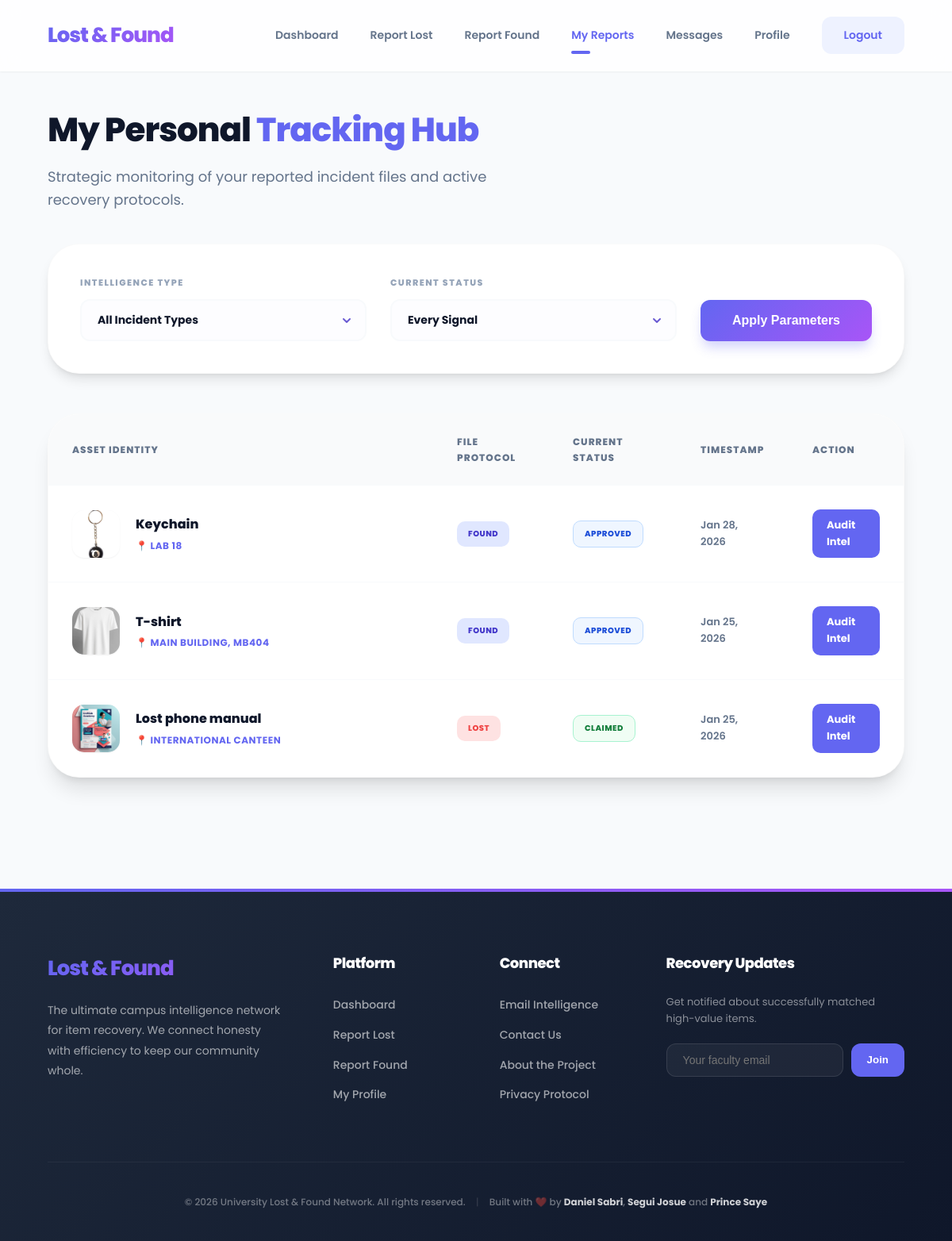
Screenshot of /my-reports.php (signed in) with the database file from the repository.
### tables this page shows
CREATE TABLE `items` (
  `id` int(11) NOT NULL,
  `user_id` int(11) NOT NULL,
  `type` enum('lost','found') NOT NULL,
  `item_name` varchar(150) NOT NULL,
  `category` varchar(100) DEFAULT NULL,
  `location` varchar(150) DEFAULT NULL,
  `item_date` date DEFAULT NULL,
  `description` text DEFAULT NULL,
  `image` varchar(255) DEFAULT NULL,
  `status` enum('pending','approved','rejected','matched','claimed','closed') DEFAULT 'pending',
  `created_at` timestamp NOT NULL DEFAULT current_timestamp()
);

### my-reports.php (the view, shortened to what this page needs)
<?php
require_once __DIR__ . '/../includes/init.php';
$user_id = $_SESSION['user_id'];
$sql = "SELECT * FROM items WHERE user_id = ?";
$params = [$user_id];
$sql .= " ORDER BY created_at DESC";
try {
    $stmt = $pdo->prepare($sql);
    $stmt->execute($params);
    $items = $stmt->fetchAll();
} catch (PDOException $e) {
    $items = [];
}
?>
<!DOCTYPE html>
<html lang="en">
<head>
<link href="<?= BASE_URL ?>/assets/css/theme.css" rel="stylesheet">
</head>
<body>
<nav class="top-nav">
    <div class="nav-brand">Lost & Found</div>
    <div class="nav-links">
        <a href="dashboard.php">Dashboard</a>
        <a href="report-lost.php">Report Lost</a>
        <a href="report-found.php">Report Found</a>
        <a href="my-reports.php" class="active">My Reports</a>
        <a href="chat.php">Messages</a>
        <a href="profile.php">Profile</a>
        <a href="<?= BASE_URL ?>/auth/logout.php" class="btn-logout">Logout</a>
    </div>
</nav>
<div class="container tracking-container">
    <div class="page-intro" style="text-align: left; margin: 0 0 40px 0;">
        <h1>My Personal <span style="color: var(--color-primary);">Tracking Hub</span></h1>
        <p>Strategic monitoring of your reported incident files and active recovery protocols.</p>
    </div>
    <form class="filter-hub" method="GET">
        <div class="filter-group-elite">
            <label>Intelligence Type</label>
            <select name="type" class="filter-control-elite">
                <option value="all">All Incident Types</option>
            </select>
        </div>
        <div class="filter-group-elite">
            <label>Current Status</label>
            <select name="status" class="filter-control-elite">
                <option value="all">Every Signal</option>
            </select>
        </div>
        <button type="submit" class="btn-primary" style="width: auto; padding: 18px 40px; border-radius: 12px; height: 52px; display: flex; align-items: center; justify-content: center;">Apply Parameters</button>
    </form>
    <div class="elite-table-card">
        <?php if (empty($items)): ?>
            <div style="text-align: center; padding: 100px 40px;">
                <span style="font-size: 60px;">📂</span>
                <h2 style="margin-top: 25px; font-weight: 800;">No Incident Files</h2>
                <p style="color: var(--color-text-muted); max-width: 350px; margin: 15px auto;">Your tracking hub is currently clear. Report a loss or discovery to begin intelligence tracking.</p>
                <a href="report-lost.php" class="btn-primary" style="margin-top: 30px; width: auto; display: inline-flex; padding: 15px 30px;">Report New Incident</a>
            </div>
        <?php else: ?>
            <table>
                <thead>
                    <tr>
                        <th width="45%">Asset Identity</th>
                        <th>File Protocol</th>
                        <th>Current Status</th>
                        <th>Timestamp</th>
                        <th>Action</th>
                    </tr>
                </thead>
                <tbody>
                    <?php foreach ($items as $item): ?>
                        <tr>
                            <td>
                                <div class="item-cell-elite">
                                    <?php if ($item['image']): ?>
                                        <img src="<?= BASE_URL ?>/uploads/<?= htmlspecialchars($item['image']) ?>" class="item-img-elite">
                                    <?php else: ?>
                                        <div class="item-img-elite" style="display: flex; align-items:center; justify-content: center; font-size: 24px;">
                                            <?= $item['type'] === 'lost' ? '🎒' : '🎁' ?>
                                        </div>
                                    <?php endif; ?>
                                    <div>
                                        <span class="item-title-elite"><?= htmlspecialchars($item['item_name']) ?></span>
                                        <span class="item-meta-elite">📍 <?= htmlspecialchars($item['location']) ?></span>
                                    </div>
                                </div>
                            </td>
                            <td>
                                <span class="badge badge-<?= $item['type'] === 'lost' ? 'lost' : 'found' ?> badge-protocol">
                                    <?= strtoupper($item['type']) ?>
                                </span>
                            </td>
                            <td>
                                <?php
                                    $statusClass = 'status-pending';
                                    if ($item['status'] === 'claimed') $statusClass = 'status-returned';
                                    if ($item['status'] === 'approved') $statusClass = 'status-matched';
                                ?>
                                <span class="badge <?= $statusClass ?> badge-protocol">
                                    <?= strtoupper($item['status']) ?>
                                </span>
                            </td>
                            <td style="font-size: 13px; font-weight: 600; color: var(--color-text-muted);">
                                <?= date('M j, Y', strtotime($item['created_at'])) ?>
                            </td>
                            <td>
                                <a href="<?= BASE_URL ?>/item.php?id=<?= $item['id'] ?>" class="btn-sm btn-sm-primary" style="padding: 10px 18px; border-radius: 10px;">Audit Intel</a>
                            </td>
                        </tr>
                    <?php endforeach; ?>
                </tbody>
            </table>
        <?php endif; ?>
    </div>
</div>
<?php require_once __DIR__ . '/../includes/footer.php'; ?>
</body>
</html>

### includes/footer.php
<footer class="site-footer">
    <div class="container" style="padding-top: 0; padding-bottom: 0;">
        <div class="footer-grid">
            <div class="footer-col">
                <div class="nav-brand" style="margin-bottom: 20px;">Lost & Found</div>
                <p style="font-size: 14px; color: rgba(255,255,255,0.6); line-height: 1.8;">
                    The ultimate campus intelligence network for item recovery. We connect honesty with efficiency to keep our community whole.
                </p>
            </div>
            <div class="footer-col">
                <h4>Platform</h4>
                <ul class="footer-links">
                    <li><a href="<?= BASE_URL ?>/user/dashboard.php">Dashboard</a></li>
                    <li><a href="<?= BASE_URL ?>/user/report-lost.php">Report Lost</a></li>
                    <li><a href="<?= BASE_URL ?>/user/report-found.php">Report Found</a></li>
                    <li><a href="<?= BASE_URL ?>/user/profile.php">My Profile</a></li>
                </ul>
            </div>
            <div class="footer-col">
                <h4>Connect</h4>
                <ul class="footer-links">
                    <li><a href="mailto:support@lostfound.edu">Email Intelligence</a></li>
                    <li><a href="#">Contact Us</a></li>
                    <li><a href="#">About the Project</a></li>
                    <li><a href="#">Privacy Protocol</a></li>
                </ul>
            </div>
            <div class="footer-col">
                <h4>Recovery Updates</h4>
                <p style="font-size: 13px; color: rgba(255,255,255,0.5); margin-bottom: 15px;">Get notified about successfully matched high-value items.</p>
                <form class="newsletter-form" onsubmit="event.preventDefault(); alert('Subscribed to campus alerts!')">
                    <input type="email" class="newsletter-input" placeholder="Your faculty email" required>
                    <button type="submit" class="newsletter-btn">Join</button>
                </form>
            </div>
        </div>
        <div class="footer-bottom">
            <p>
                &copy; <?= date('Y') ?> University Lost & Found Network. All rights reserved.
                <span style="margin: 0 10px; opacity: 0.3;">|</span>
                Built with ❤️ by <span class="built-by">Daniel Sabri</span>, <span class="built-by">Segui Josue</span> and <span class="built-by">Prince Saye</span>
            </p>
        </div>
    </div>
</footer>

### my-reports.php (style rules this page uses)
.tracking-container { max-width: 1200px; margin: 0 auto; }
.filter-hub { background: #fff; padding: 40px; border-radius: var(--radius-3xl); box-shadow: var(--shadow-lg); display: flex; justify-content: space-between; align-items: flex-end; gap: 30px; margin-bottom: 50px; border: 1px solid rgba(0,0,0,0.02); }
.filter-group-elite { display: flex; flex-direction: column; gap: 12px; flex: 1; }
.filter-group-elite label { font-size: 11px; font-weight: 800; color: var(--color-text-light); text-transform: uppercase; letter-spacing: 1.5px; }
.filter-control-elite { width: 100%; padding: 15px 20px; border: 2px solid var(--color-bg); border-radius: 12px; font-family: inherit; font-size: 14px; font-weight: 700; color: var(--color-text-main); transition: 0.3s; appearance: none; background-size: 16px; }
.elite-table-card { background: #fff; border-radius: var(--radius-3xl); overflow: hidden; box-shadow: var(--shadow-xl); border: 1px solid rgba(0,0,0,0.02); }
table { width: 100%; border-collapse: collapse; }
th { background: #F9FAFB; padding: 25px 30px; text-align: left; font-size: 12px; font-weight: 800; color: var(--color-text-muted); text-transform: uppercase; letter-spacing: 1px; border-bottom: 1px solid var(--color-bg); }
td { padding: 30px; border-bottom: 1px solid var(--color-bg); vertical-align: middle; }
tr:last-child td { border-bottom: none; }
.item-cell-elite { display: flex; align-items: center; gap: 20px; }
.item-img-elite { width: 60px; height: 60px; border-radius: 15px; object-fit: cover; background: var(--color-bg); box-shadow: var(--shadow-sm); }
.item-title-elite { display: block; font-weight: 800; color: var(--color-text-main); font-size: 16px; margin-bottom: 4px; }
.item-meta-elite { display: block; font-size: 12px; color: var(--color-primary); font-weight: 700; text-transform: uppercase; letter-spacing: 0.5px; }
.badge-protocol { font-weight: 800; font-size: 10px; padding: 8px 14px; border-radius: 10px; }

### rows the page displays
items: image (picture), item_name "Keychain", location "LAB 18", type "FOUND", status "APPROVED", created_at "Jan 28, 2026"
items: image (picture), item_name "T-shirt", location "MAIN BUILDING, MB404", type "FOUND", status "APPROVED", created_at "Jan 25, 2026"
items: image (picture), item_name "Lost phone manual", location "INTERNATIONAL CANTEEN", type "LOST", status "CLAIMED", created_at "Jan 25, 2026"
